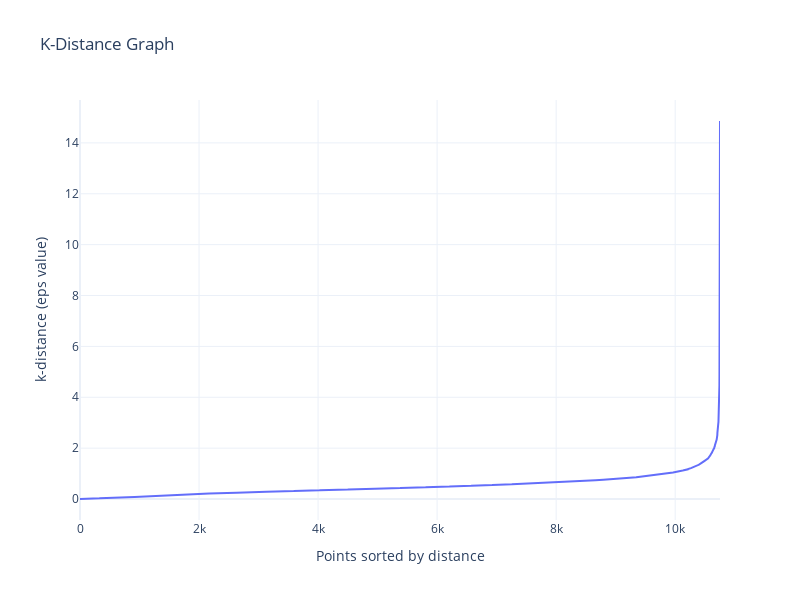

Notebook code for this chart:
### Code cell
# The distance to the furthest neighbor (min_samples-th nearest) for each point
k_dist = distances[:, min_samples-1]

# Sort distances
k_dist_sorted = np.sort(k_dist)

# 3. Plotting the k-distance graph
plt.figure(figsize=(8, 6))
plt.plot(k_dist_sorted)
plt.title('K-Distance Graph')
plt.xlabel('Points sorted by distance')
plt.ylabel('k-distance (eps value)')
plt.grid(True)
plt.show()

# Create a Plotly figure
fig = go.Figure()

# Add a line trace
fig.add_trace(go.Scatter(
    y=k_dist_sorted,
    mode='lines',
    name='k-distance (eps value)'
))

# Update the layout
fig.update_layout(
    title='K-Distance Graph',
    xaxis_title='Points sorted by distance',
    yaxis_title='k-distance (eps value)',
    template='plotly_white',
    width=800,
    height=600
)

# Show the plot
fig.show()

### Figure 1 — Plotly figure (JSON) as saved in the notebook; plotly's stock layout.template omitted (floating-point values rounded to 4 significant figures; data arrays with more than 128 entries replaced by an {"elided": "..."} marker saying what was removed)
{"data": [{"mode": "lines", "name": "k-distance (eps value)", "type": "scatter", "y": {"elided": "10754 float values"}}], "layout": {"height": 600, "title": {"text": "K-Distance Graph"}, "width": 800, "xaxis": {"title": {"text": "Points sorted by distance"}}, "yaxis": {"title": {"text": "k-distance (eps value)"}}}}
